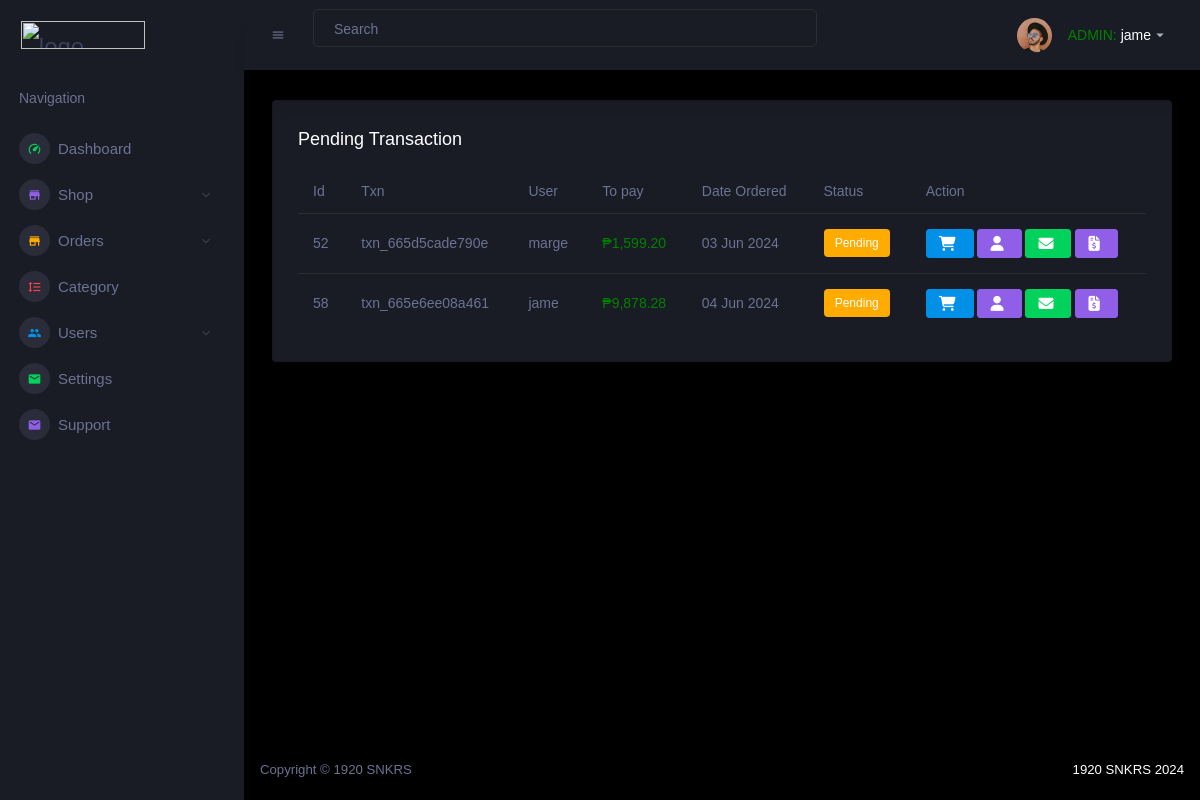
The app's page /admin/orders-pending.php (signed in), older data.
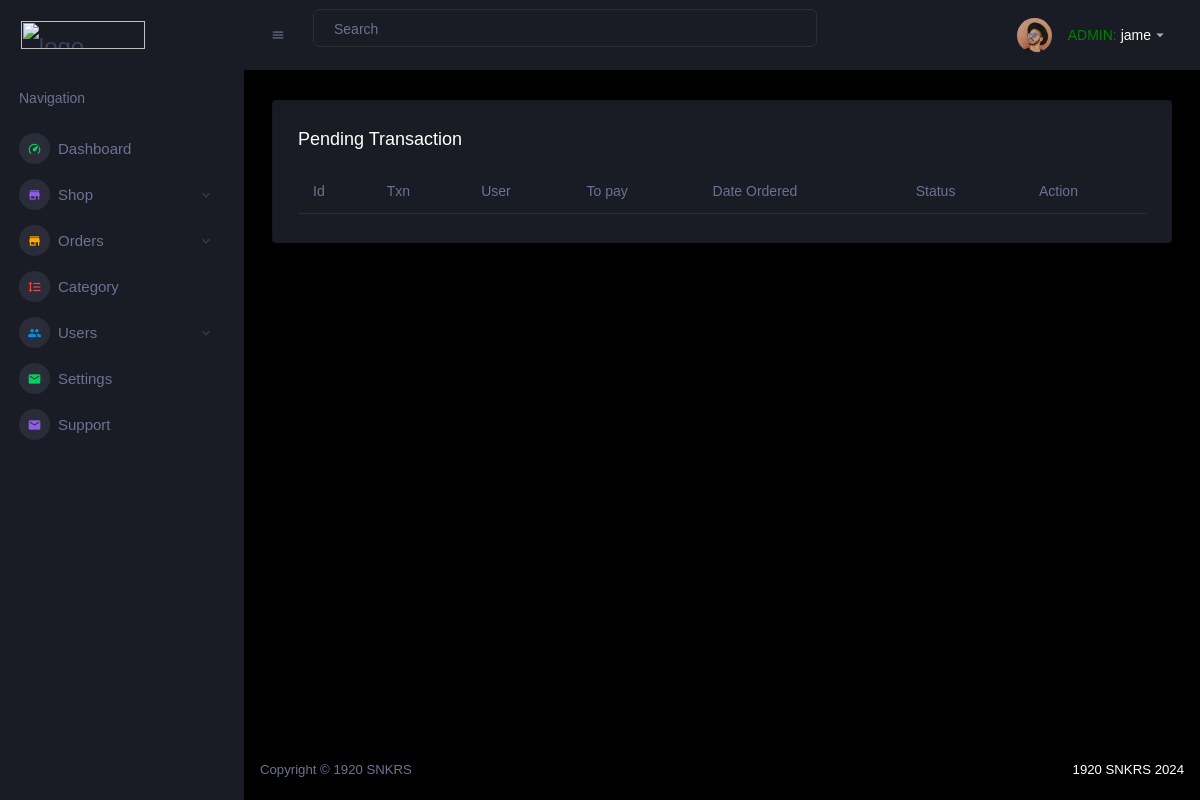
The same page, newer data.
### tables this page shows
CREATE TABLE `orders` (
  `order_id` int(11) NOT NULL,
  `transaction_number` varchar(255) DEFAULT NULL,
  `userid` int(11) DEFAULT NULL,
  `total_amount` decimal(10,2) DEFAULT NULL,
  `note` text DEFAULT NULL,
  `created_at` timestamp NOT NULL DEFAULT current_timestamp(),
  `order_status` varchar(20) DEFAULT 'Pending',
  `imgURL` varchar(255) DEFAULT NULL,
  `updated_at` timestamp NOT NULL DEFAULT current_timestamp() ON UPDATE current_timestamp()
);

CREATE TABLE `users` (
  `userid` int(11) NOT NULL,
  `username` varchar(50) NOT NULL,
  `email` varchar(100) NOT NULL,
  `password` varchar(100) NOT NULL,
  `datecreated` timestamp NOT NULL DEFAULT current_timestamp()
);

### admin/orders-pending.php (the view, shortened to what the changed rows need)
<html lang="en">
<?php
require_once("../database/connection.php");
?>
</head>
<body>
    <div class="container-scroller">
        <div class="container-fluid page-body-wrapper">
            <div class="main-panel">
                <div class="content-wrapper">
                    <div class="row">
                        <div class="col-lg-12 grid-margin stretch-card">
                            <div class="card">
                                <div class="card-body">
                                    <div class="table-responsive">
                                        <table id="productTable" class="table">
                                            <thead>
                                                <tr>
                                                    <th>Id</th>
                                                    <th>Txn</th>
                                                    <th>User</th>
                                                    <th>To pay</th>
                                                    <th>Date Ordered</th>
                                                    <th>Status</th>
                                                    <th>Action</th>
                                                </tr>
                                            </thead>
                                            <tbody>
                                                <?php
                                                $query = "SELECT * FROM orders WHERE order_status = 'Pending'";
                                                $result = mysqli_query($link, $query);
                                                while ($row = mysqli_fetch_assoc($result)) {
                                                    $userid = $row['userid'];
                                                    $usernameQuery = "SELECT username FROM users WHERE userid = ?";
                                                    $stmtUsername = $link->prepare($usernameQuery);
                                                    $stmtUsername->bind_param("i", $userid);
                                                    $stmtUsername->execute();
                                                    $resultUsername = $stmtUsername->get_result();
                                                    $username = $resultUsername->fetch_assoc()['username'];
                                                    $status = $row['order_status'];
                                                    $order_id = $row['order_id'];
                                                    $transaction_number = $row['transaction_number'];
                                                    $createdAt = date('d M Y', strtotime($row['created_at']));
                                                    $checkCancellationQuery = "SELECT * FROM cancellation_request WHERE order_id = ? AND status = 0";
                                                    $stmtCancellation = $link->prepare($checkCancellationQuery);
                                                    $stmtCancellation->bind_param("i", $order_id);
                                                    $stmtCancellation->execute();
                                                    $resultCancellation = $stmtCancellation->get_result();
                                                    $cancellationExists = $resultCancellation->num_rows > 0;
                                                    if ($status === 'Pending') {
                                                        $statusLabel = '<label class="badge badge-warning">Pending</label>';
                                                    } else {
                                                        $statusLabel = $status;
                                                    }
                                                    echo "<tr>
            <td>{$order_id}</td>
            <td>{$transaction_number}</td>
            <td>{$username}</td>
            <td style='color: green;'>₱" . number_format($row['total_amount'], 2, '.', ',') . "</td>
            <td>{$createdAt}</td>
            <td>";
                                                    if (!$cancellationExists) {
                                                        echo $statusLabel;
                                                    } else {
                                                        echo "<label class='badge badge-danger'>Cancellation</label>";
                                                    }
                                                   echo "</td>
            <td>
                <button type='button' data-txn='{$transaction_number}' class='view-order btn btn-primary btn-md'><i class='fas fa-shopping-cart'></i></button>
                <button type='button' data-userid='{$userid}' class='view-user btn btn-info btn-md'><i class='fas fa-user'></i></button>
                <button type='button' data-userid='{$userid}' class='email-user btn btn-success btn-md'><i class='fas fa-envelope'></i></button>
                <button type='button' data-order_id='{$order_id}' class='proof-payment btn btn-info btn-md'><i class='fas fa-file-invoice-dollar'></i></button>
            </td>
        </tr>";
                                                }
                                                ?>
                                            </tbody>
                                        </table>
                                    </div>
                                </div>
                            </div>
                        </div>
                    </div>
                </div>
            </div>
        </div>
    </div>
</body>
</html>

Row changes from the older to the newer data that the page shows:
removed orders: order_id "52", transaction_number "txn_665d5cade790e", userid.username "marge", total_amount "1,599.20", created_at "03 Jun 2024", order_status "Pending"
removed orders: order_id "58", transaction_number "txn_665e6ee08a461", userid.username "jame", total_amount "9,878.28", created_at "04 Jun 2024", order_status "Pending"
